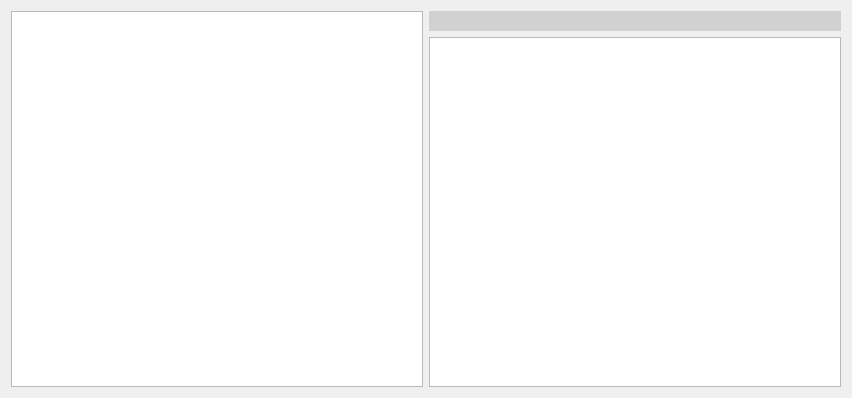
<?xml version="1.0" encoding="UTF-8"?>
<ui version="4.0">
 <class>Dialog</class>
 <widget class="QDialog" name="Dialog">
  <property name="geometry">
   <rect>
    <x>0</x>
    <y>0</y>
    <width>852</width>
    <height>398</height>
   </rect>
  </property>
  <property name="minimumSize">
   <size>
    <width>790</width>
    <height>370</height>
   </size>
  </property>
  <property name="windowTitle">
   <string>WMS</string>
  </property>
  <layout class="QHBoxLayout" name="horizontalLayout">
   <item>
    <layout class="QVBoxLayout" name="wms_layout">
     <property name="rightMargin">
      <number>0</number>
     </property>
     <item>
      <widget class="QTreeWidget" name="wms_tree">
       <attribute name="headerVisible">
        <bool>false</bool>
       </attribute>
       <column>
        <property name="text">
         <string notr="true">1</string>
        </property>
       </column>
      </widget>
     </item>
    </layout>
   </item>
   <item>
    <layout class="QVBoxLayout" name="metadata_layout">
     <property name="rightMargin">
      <number>0</number>
     </property>
     <item>
      <widget class="QLabel" name="metadata_label">
       <property name="minimumSize">
        <size>
         <width>0</width>
         <height>20</height>
        </size>
       </property>
       <property name="maximumSize">
        <size>
         <width>16777215</width>
         <height>20</height>
        </size>
       </property>
       <property name="font">
        <font>
         <pointsize>10</pointsize>
         <weight>75</weight>
         <bold>true</bold>
        </font>
       </property>
       <property name="styleSheet">
        <string notr="true">background-color: rgb(209, 209, 209);</string>
       </property>
       <property name="text">
        <string/>
       </property>
       <property name="margin">
        <number>5</number>
       </property>
       <property name="indent">
        <number>5</number>
       </property>
      </widget>
     </item>
     <item>
      <widget class="QTreeWidget" name="metadata_tree">
       <attribute name="headerVisible">
        <bool>false</bool>
       </attribute>
       <column>
        <property name="text">
         <string notr="true">1</string>
        </property>
       </column>
      </widget>
     </item>
    </layout>
   </item>
  </layout>
 </widget>
 <resources>
  <include location="../resources/resources.qrc"/>
 </resources>
 <connections/>
</ui>
